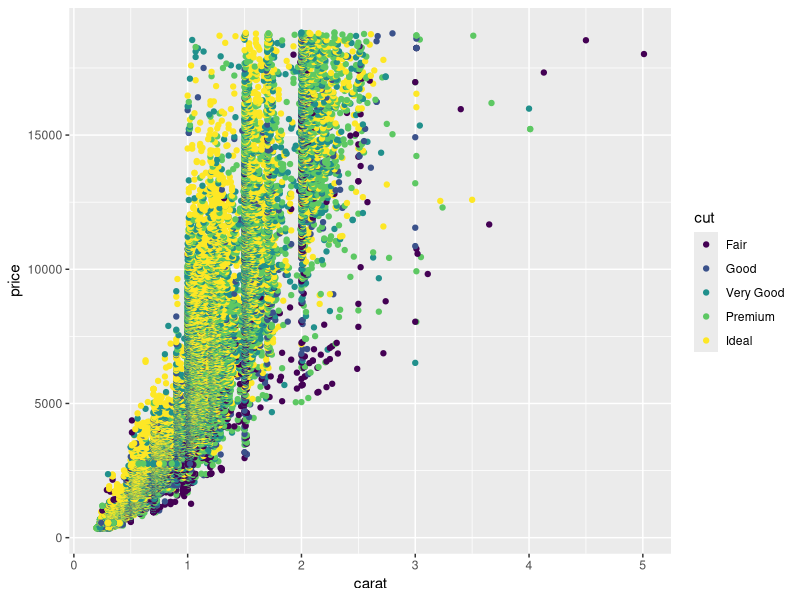
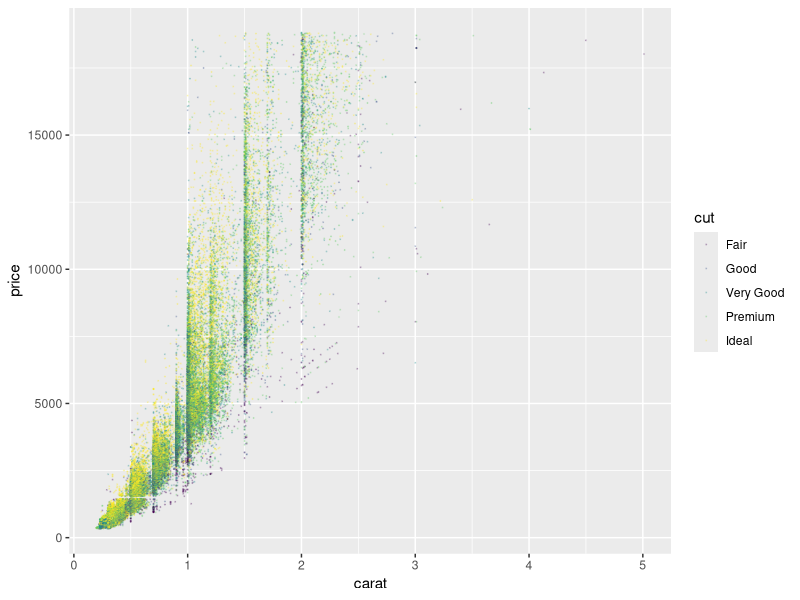
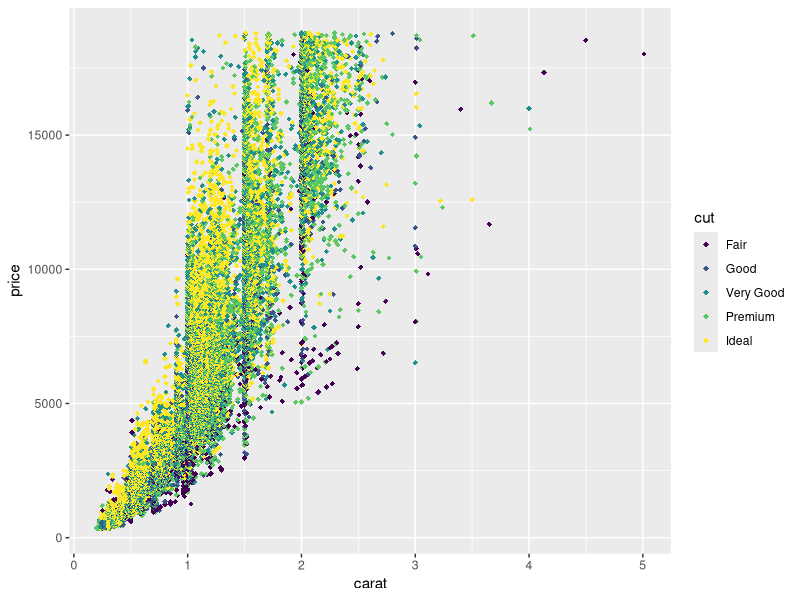
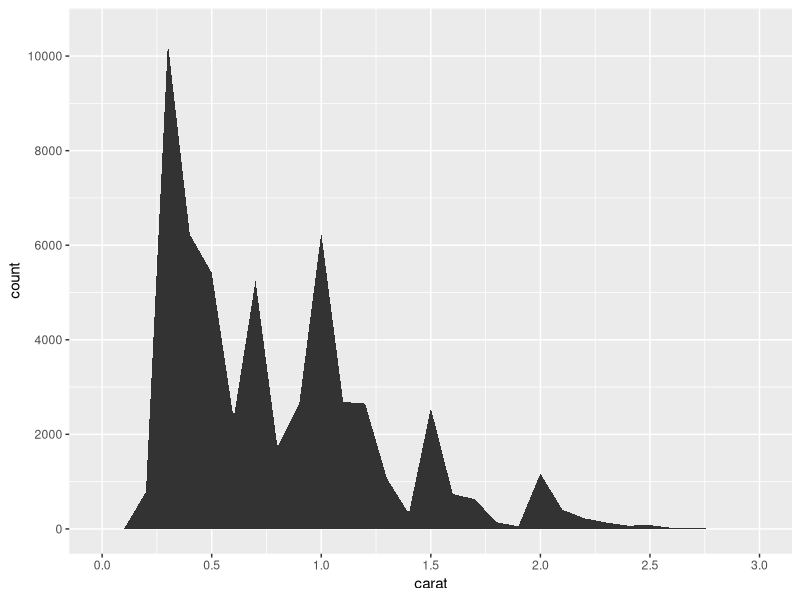
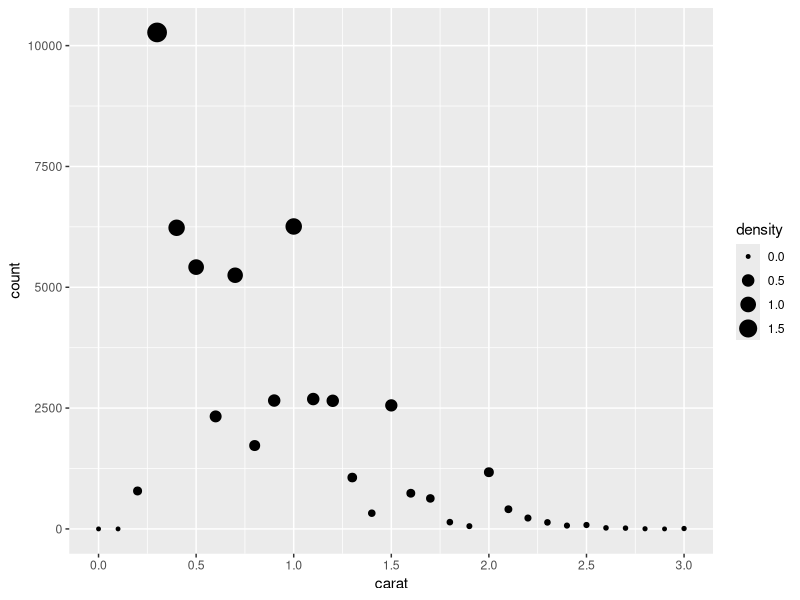
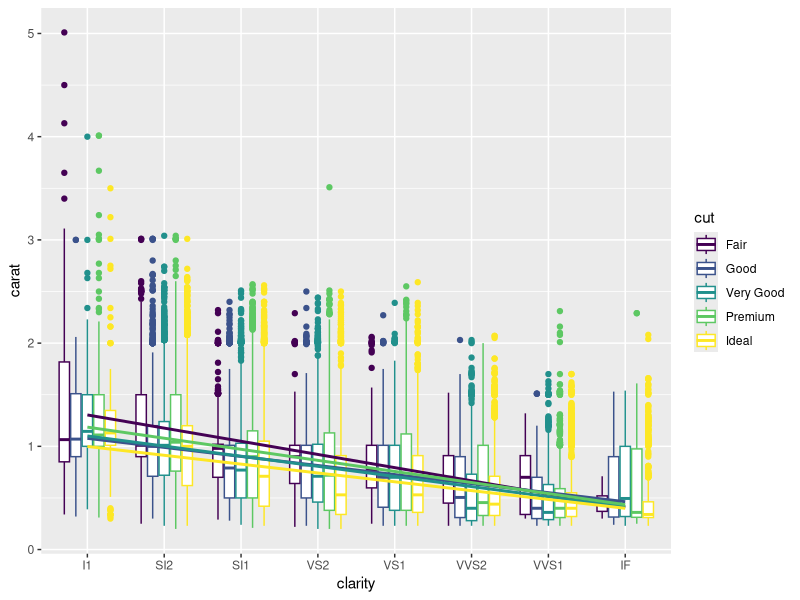
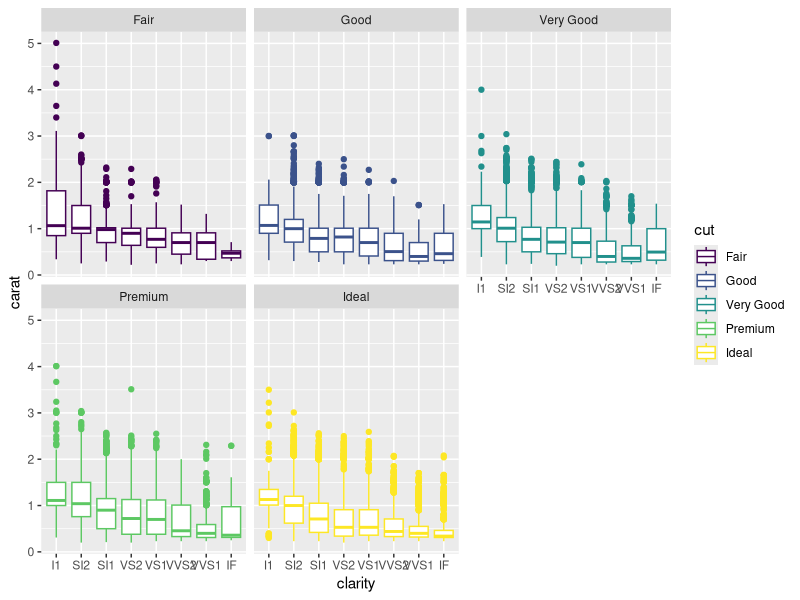
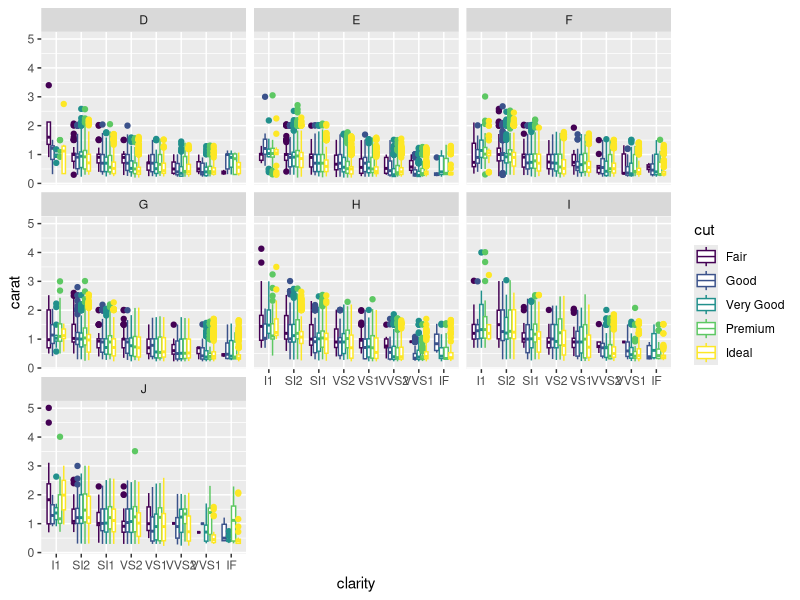

These charts were generated, in order, by the following R code: (Note: this script raises an error after producing the figures.)
library(tidyverse)

# 1. Overplotting.

data <- diamonds
ggplot(data, aes(x = carat, y = price, color = cut)) +
  geom_point()

## 1.1 To make it better. (size and transparency)
ggplot(data, aes(x = carat, y = price, color = cut)) +
  geom_point(size = 0.1, alpha = 1/5)

## 1.2 change the shape of dots.
ggplot(data, aes(x = carat, y = price, color = cut)) +
  geom_point(shape = 18)


# 2. Rewrite the code.

ggplot(data, aes(x = carat)) + 
  geom_area(stat = "bin", binwidth = 0.1) +
  scale_y_continuous(breaks = seq(0, 10000, 2000), limits = c(0, 10500)) +
  scale_x_continuous(breaks = seq(0, 3, 0.5), limits = c(0,3))

ggplot(data, aes(x = carat)) + 
  geom_point(aes(size = ..density..), stat = "bin", binwidth = 0.1) +
  scale_x_continuous(breaks = seq(0, 3, 0.5), limits = c(0, 3))

# 3. Build plots layer by layer

## 3.1 Plot the following boxplot from the dataset “diamonds”.

base <- ggplot(data, aes(x = clarity, y = carat, color = cut)) +
  geom_boxplot()

## 3.2 

ggplot(data, aes(x = clarity, y = carat, color = cut)) +
  geom_boxplot() +
  geom_smooth(aes(group = cut), method = "lm", se = F)
  
sm <- geom_smooth(aes(group = cut), method = "lm", se = F)
## 3.3 Faceting the plot by cut, color and cut~color.

Facet1 <- facet_wrap(~cut)
Facet2 <- facet_wrap(~color)
Facet3 <- facet_grid(cut~color)

base + Facet1
base + Facet2
base + Facet3 + color

## 3.4 Add another layer to add a title to the plot using labs

title <- labs(title = "Carat vs clarity box plot")

## 3.5 Change the color

color <- scale_color_brewer(palette = "Dark2")

## 3.6 Save the plot
save <- ggsave("Test.png")



# 4. Scale the y axis

## 4.1 Transform the y-axis scle to log10(carat)

base2 <- base + scale_y_continuous(trans = "log10")
base3 <- base2 + ylab("log10(carat)")

## 4.2 Redo the boxplot with log10(y).

base4 <- ggplot(data, aes(x = clarity, y = log10(carat), color = cut)) +
  geom_boxplot()

## 4.3 Add a layer of linear 

base3 + sm
sm2 <- geom_smooth(aes(x = clarity, group = cut, y = log10(carat)), method = "lm", se = F)
base3 + sm2

## 4.4 change the range of y-axis.

base6 <- base + scale_y_continuous(limits = c(0.3, 3.0), trans = "log10") +
  ylab("log10(carat)")

# 5. Jitter plot and scales.

## 5.1 Make the layer
sample <- data[sample(nrow(data), 100, replace = F), ]
ggplot(sample, aes(x = clarity, y = carat)) +
  geom_jitter(aes(size = carat, color = price)) +
  geom_boxplot()

## 5.2 reset the color scale

ggplot(sample, aes(x = clarity, y = carat)) +
  geom_jitter(aes(size = carat, color = price)) +
  geom_boxplot() +
  scale_color_gradient(low = "red", high = "green", limit = c(10000, 15000))

## 5.3 reset the size scale

ggplot(sample, aes(x = clarity, y = carat)) +
  geom_jitter(aes(size = carat, color = price)) +
  scale_size_continuous(limits = c(1.2, 2)) +
  geom_boxplot()

# 6. Position

data5 = data
new_level <- rev(attributes(data$cut)$levels)
data5$cut <- factor(data5$cut, levels = new_level)

ggplot(data5, aes(x = clarity, fill = cut)) +
  geom_bar(position = "stack") + 
  scale_y_continuous(limits = c(0,14000), breaks = seq(0,12000,2000))

ggplot(data5, aes(x = clarity, fill = cut)) +
  geom_bar(position = "fill")

ggplot(data, aes(x = clarity, fill = cut)) +
  geom_bar(position = "dodge") + 
  scale_y_continuous(limits = c(0,5200), breaks = seq(0,5000,1000))


